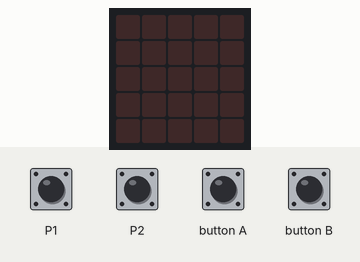
This program was run on a simulated BBC micro:bit (MakeCode). Shown: the board's 5×5 LED display. Inputs (shaded band) come from the test bench.

Above: at 1.2 s.
1.3 s: touch pin P1 pressed for 0.15 s
At 1.8 s:
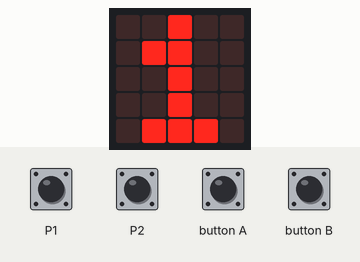
2.9 s: button A pressed for 0.15 s
At 4.2 s:
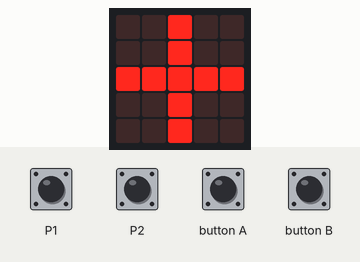
4.5 s: button B pressed for 0.15 s
At 5.5 s:
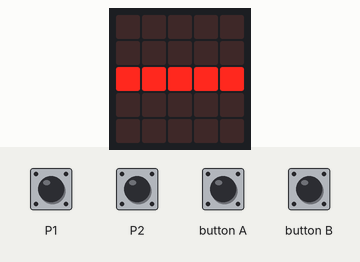
6.1 s: touch pin P1 pressed for 0.15 s
At 6.7 s:
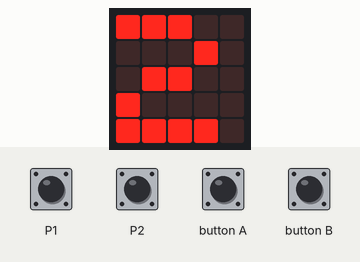
Timing chart, 0 to 8.7 s (numbered marks = the images above; inputs shaded):
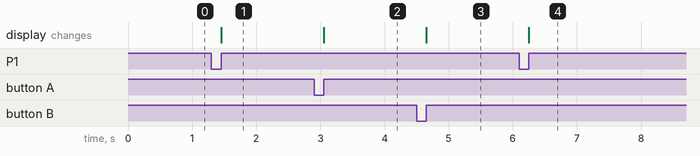

Measured:
- after the input at 1.3 s, the display: changes after 0.15 s (image 1)
- after the input at 2.9 s, the display: changes after 0.15 s (image 2)
- after the input at 4.5 s, the display: changes after 0.15 s (image 3)
- after the input at 6.1 s, the display: changes after 0.15 s (image 4)

The program:

main.ts
```typescript
input.onButtonPressed(Button.A, function () {
    basic.showLeds(`
        . . # . .
        . . # . .
        # # # # #
        . . # . .
        . . # . .
        `)
    sumando = 1
})
input.onGesture(Gesture.Shake, function () {
    if (sumando == 1) {
        basic.showNumber(num1 + num2)
    }
    if (restando == 1) {
        basic.showNumber(num1 - num2)
    }
})
input.onPinPressed(TouchPin.P2, function () {
    num2 += 1
    if (num2 > 9) {
        num2 = 1
    }
    basic.showNumber(num2)
})
input.onButtonPressed(Button.B, function () {
    basic.showLeds(`
        . . . . .
        . . . . .
        # # # # #
        . . . . .
        . . . . .
        `)
    restando = 1
})
input.onPinPressed(TouchPin.P1, function () {
    num1 += 1
    if (num1 > 9) {
        num1 = 1
    }
    basic.showNumber(num1)
    restando = 0
    sumando = 0
})
let restando = 0
let sumando = 0
let num2 = 0
let num1 = 0
num1 = 0
num2 = 0
```

test.ts
```typescript
// aquí va el archivo "tests"; esto no se compilará cuando este paquete se utilice como una extensión.
```
